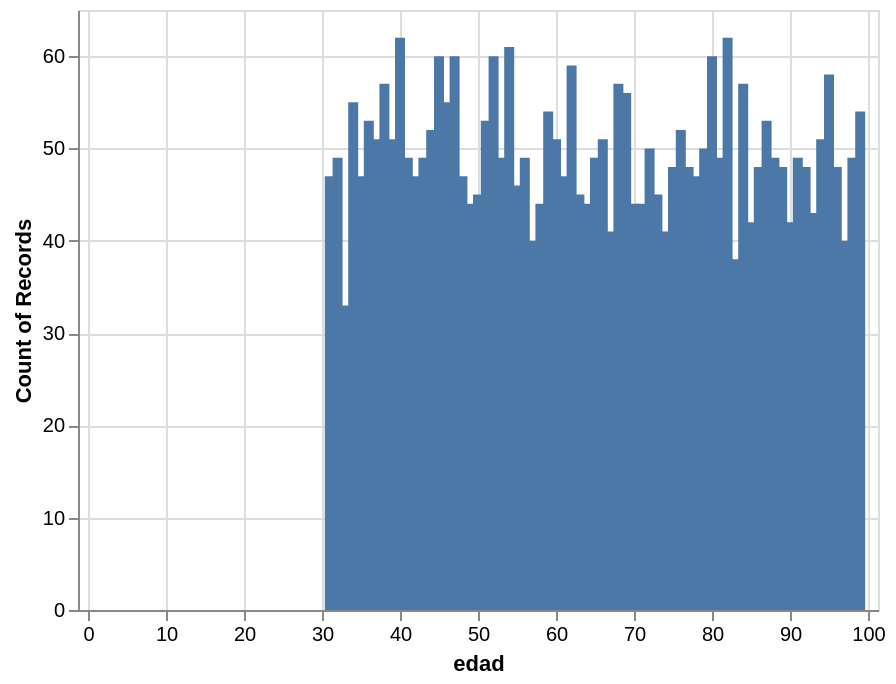

Notebook code for this chart:
### Markdown cell above
:bulb: Bonus: el buen [@io_exception](https://twitter.com/io_exception) compartió un ejemplo de como hacer esto mas elegantemente en el discord en un [Google Colab notebook](https://colab.research.google.com/drive/1WtYaQkNxYSHqO_rU6qjnY-7p4od1DIWD?usp=sharing#scrollTo=8FUsFKu-vReo)

### Code cell
ejemplo_2_datos['edad_cut'] = pd.cut(ejemplo_2_datos['edad'], grupos_de_edades, labels = etiquetas_de_edades)

# puedo utilizar lógica con estas etiquetas como si fueran valores numéricos
filtro_edad = ejemplo_2_datos['edad_cut'] >= "Entre 30-40"

alt.Chart(ejemplo_2_datos[filtro_edad]).mark_bar().encode(
    x = alt.X("edad", scale = alt.Scale(domain = [0,100])),
    y = "count()"
)

### Figure 1 — Vega-Lite specification as saved in the notebook (floating-point values rounded to 4 significant figures; data arrays with more than 128 entries replaced by an {"elided": "..."} marker saying what was removed)
{"config": {"view": {"continuousWidth": 400, "continuousHeight": 300}}, "data": {"name": "data-0a67476a50341df8f85552b73195bdb8"}, "mark": "bar", "encoding": {"x": {"type": "quantitative", "field": "edad", "scale": {"domain": [0, 100]}}, "y": {"type": "quantitative", "aggregate": "count"}}, "$schema": "https://vega.github.io/schema/vega-lite/v4.8.1.json", "datasets": {"data-0a67476a50341df8f85552b73195bdb8": {"elided": "3426 records"}}}
